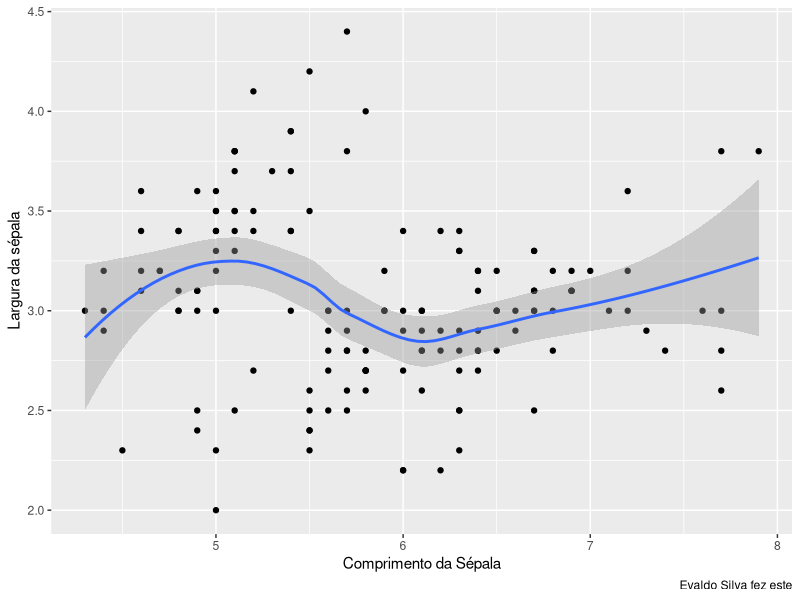

Recreate this plot in R.
## ---- chunk 1
knitr::opts_chunk$set(echo = TRUE, message = FALSE, warning = F)
## ---- chunk 2
library(tidyverse)
## ---- chunk 3
head(mpg)
## ---- chunk 4
library(tidyverse)
iris |> 
  ggplot(aes(x = Sepal.Length, y = Sepal.Width)) +
  geom_point() +
  labs( x= "Comprimento da Sépala", y = "Largura da sépala",
        caption = "Evaldo Silva fez este") +
  geom_smooth()
